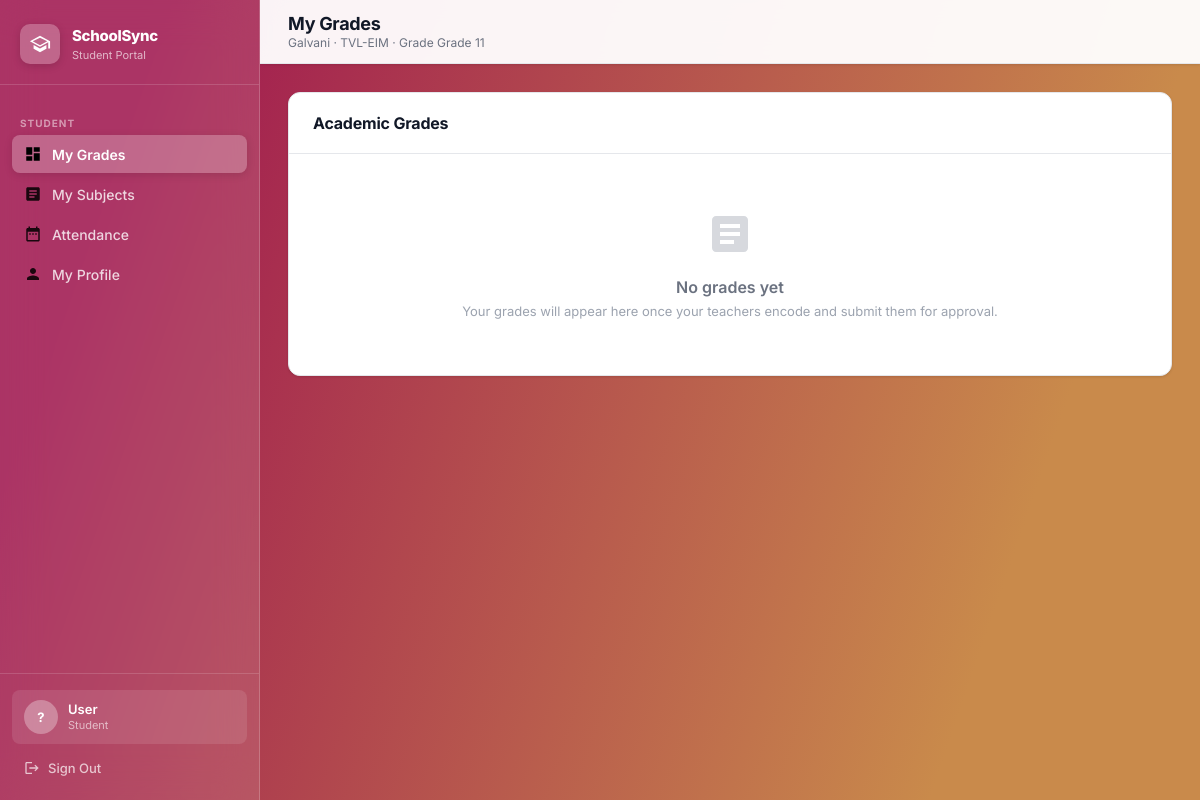
Screenshot of /student/dashboard (signed in) with the database file from the repository.
### tables this page shows
CREATE TABLE sections (
        id INTEGER PRIMARY KEY AUTOINCREMENT,
        grade_level TEXT NOT NULL, section_name TEXT NOT NULL, adviser_id INTEGER, student_limit INTEGER DEFAULT 40, strand_id INTEGER REFERENCES strands(id) ON DELETE SET NULL,
        FOREIGN KEY (adviser_id) REFERENCES teachers(id) ON DELETE SET NULL);

CREATE TABLE strands (
        id INTEGER PRIMARY KEY AUTOINCREMENT,
        strand_code TEXT UNIQUE NOT NULL, strand_name TEXT NOT NULL, description TEXT);

CREATE TABLE students (
            id               INTEGER PRIMARY KEY AUTOINCREMENT,
            student_id       TEXT UNIQUE NOT NULL,
            first_name       TEXT NOT NULL,
            last_name        TEXT NOT NULL,
            middle_name      TEXT,
            gender           TEXT,
            birthdate        TEXT,
            address          TEXT,
            contact_no       TEXT,
            email            TEXT,
            guardian_name    TEXT,
            guardian_contact TEXT,
            section_id       INTEGER,
            strand_id        INTEGER,
            grade_level      TEXT,
            enrollment_status TEXT DEFAULT 'Enrolled',
            created_at       TEXT DEFAULT (datetime('now')), password TEXT,
            FOREIGN KEY (section_id) REFERENCES sections(id) ON DELETE SET NULL,
            FOREIGN KEY (strand_id)  REFERENCES strands(id)  ON DELETE SET NULL
        );

### app.py (the view, shortened to what this page needs)
@app.route('/student/dashboard')
@student_required
def student_dashboard():
    conn    = get_db()
    sid     = session['student_session_id']
    student = conn.execute("""
        SELECT s.*, sec.section_name, sec.id AS sec_id,
               st.strand_code, st.strand_name
        FROM students s
        LEFT JOIN sections sec ON s.section_id=sec.id
        LEFT JOIN strands  st  ON s.strand_id=st.id
        WHERE s.id=?
    """, (sid,)).fetchone()
    subjects  = get_section_subjects(conn, student['sec_id']) if student['sec_id'] else []
    QUARTERS  = ['1st Term','2nd Term','3rd Term']
    sub_statuses = {}
    if student['sec_id']:
        rows = conn.execute(
            "SELECT subject_id, semester, quarter, status FROM grade_submissions WHERE section_id=?",
            (student['sec_id'],)
        ).fetchall()
        for r in rows:
            sub_statuses[(r['subject_id'], r['semester'] or '', r['quarter'])] = r['status']
    grades_raw = conn.execute(
        "SELECT subject_id, semester, quarter, written_works, performance_tasks, quarterly_assessment FROM grades WHERE student_id=?",
        (sid,)
    ).fetchall()
    grade_map = {}
    for g in grades_raw:
        grade_map.setdefault(g['subject_id'], {})[g['quarter']] = g
    subject_rows = []
    all_approved = []
    general_avg = round(sum(all_approved)/len(all_approved), 2) if all_approved else None
    honor       = honor_classification(general_avg)
    QUARTERS    = ['1st Term', '2nd Term', '3rd Term']
    schedule = conn.execute("""
        SELECT sc.id, sc.day, sc.time_start, sc.time_end, sc.room,
               sc.subject_id, sc.section_id,
               sub.subject_name, sub.subject_code,
               t.first_name||' '||t.last_name AS teacher_name,
               COALESCE(NULLIF(sc.semester,''), sub.semester) AS sem
        FROM schedules sc
        JOIN subjects  sub ON sc.subject_id=sub.id
        JOIN teachers  t   ON sc.teacher_id=t.id
        WHERE sc.section_id=?
        ORDER BY CASE sc.day WHEN 'Monday' THEN 1 WHEN 'Tuesday' THEN 2
            WHEN 'Wednesday' THEN 3 WHEN 'Thursday' THEN 4
            WHEN 'Friday' THEN 5 WHEN 'Saturday' THEN 6 ELSE 7 END, sc.time_start
    """, (student['sec_id'] or 0,)).fetchall()
    conn.close()
    return render_template('student_dashboard.html',
                           student=student, subject_rows=subject_rows,
                           quarters=QUARTERS, general_avg=general_avg,
                           honor=honor, passing_grade=PASSING_GRADE,
                           schedule=schedule)

### app.py (called while the page is built)
def get_db():
    conn = sqlite3.connect(DATABASE)
    conn.row_factory = sqlite3.Row
    conn.execute("PRAGMA foreign_keys = ON")
    return conn

def student_required(f):
    @wraps(f)
    def decorated(*args, **kwargs):
        if 'student_session_id' not in session:
            return redirect(url_for('login'))
        return f(*args, **kwargs)
    return decorated

def honor_classification(avg):
    if avg is None: return None
    if avg >= 97.5:  return 'With Highest Honors'
    if avg >= 94.5:  return 'With High Honors'
    if avg >= 89.5:  return 'With Honors'
    return None

### templates/student_dashboard.html (shortened to what this page needs)
{% extends "portal_layout.html" %}
{% block page_title %}My Grades{% endblock %}
{% block page_subtitle %}{{ student.section_name }}{% if student.strand_code %} · {{ student.strand_code }}{% endif %} · Grade {{ student.grade_level }}{% endblock %}
{% block content %}
<div class="content-card">
  <div class="card-header"><h2>Academic Grades</h2></div>
  {% if subject_rows %}
  <div style="overflow-x:auto;">
    <table class="grades-table">
      <thead>
        <tr>
          <th class="col-sub" style="min-width:180px;">Subject</th>
          {% for q in quarters %}<th>{{ q }}</th>{% endfor %}
          <th>Average</th>
          <th>Remarks</th>
        </tr>
      </thead>
      <tbody>
        {% for sr in subject_rows %}
        {% if sr.all_pending %}
        <tr class="pending-row">
          <td class="col-sub">
            <div style="font-weight:600;">{{ sr.subject.subject_name }}</div>
            <div style="font-size:11px;color:var(--text-muted);">{{ sr.subject.subject_code }}</div>
          </td>
          <td colspan="{{ quarters|length + 2 }}">
            <span class="submitted-msg">
              <svg viewBox="0 0 24 24" fill="currentColor" style="width:14px;height:14px;"><path d="M12 2C6.48 2 2 6.48 2 12s4.48 10 10 10 10-4.48 10-10S17.52 2 12 2zm1 15h-2v-2h2v2zm0-4h-2V7h2v6z"/></svg>
              Grades submitted — pending admin approval
            </span>
          </td>
        </tr>
        {% else %}
        <tr>
          <td class="col-sub">
            <div style="font-weight:600;">{{ sr.subject.subject_name }}</div>
            <div style="font-size:11px;color:var(--text-muted);">{{ sr.subject.subject_code }}</div>
          </td>
          {% for q in quarters %}{% set qd = sr.quarters[q] %}
          <td>
            {% if qd.visible and qd.grade is not none %}
              <span class="{{ 'grade-pass' if qd.grade >= passing_grade else 'grade-fail' }}">{{ '%.2f'|format(qd.grade) }}</span>
            {% else %}
              <span class="grade-none">—</span>
            {% endif %}
          </td>
          {% endfor %}
          <td>
            {% if sr.average is not none %}
              <span class="{{ 'grade-pass' if sr.passing else 'grade-fail' }}" style="font-size:14px;">{{ '%.2f'|format(sr.average) }}</span>
            {% else %}<span class="grade-none">—</span>{% endif %}
          </td>
          <td>
            {% if sr.average is not none %}
              <span style="color:{{ '#16a34a' if sr.passing else '#dc2626' }};font-weight:600;font-size:12px;">{{ 'PASSED' if sr.passing else 'FAILED' }}</span>
            {% else %}<span class="grade-none" style="font-size:12px;">—</span>{% endif %}
          </td>
        </tr>
        {% endif %}
        {% endfor %}
      </tbody>
    </table>
  </div>
  {% else %}
  <div class="empty-state">
    <svg viewBox="0 0 24 24" fill="currentColor"><path d="M19 3H5c-1.1 0-2 .9-2 2v14c0 1.1.9 2 2 2h14c1.1 0 2-.9 2-2V5c0-1.1-.9-2-2-2zm-5 14H7v-2h7v2zm3-4H7v-2h10v2zm0-4H7V7h10v2z"/></svg>
    <h3>No grades yet</h3>
    <p>Your grades will appear here once your teachers encode and submit them for approval.</p>
  </div>
  {% endif %}
</div>
{% endblock %}

### static/css/style.css (style rules this page uses)
:root { --brand-gradient: linear-gradient(109deg, rgba(160,24,80,1) 11.2%, rgba(201,138,75,1) 81.7%); --blue-course: linear-gradient(90deg, rgba(46,129,211,1) 0%, rgba(25,70,171,1) 100%); --teal-course: linear-gradient(90deg, rgba(76,187,149,1) 0%, rgba(38,117,105,1) 100%); --yellow-course: linear-gradient(90deg, rgba(241,218,0,1) 0%, rgba(233,164,0,1) 100%); --pink-course: linear-gradient(90deg, rgba(208,53,141,1) 0%, rgba(131,10,78,1) 100%); --dark-teal-course: linear-gradient(90deg, rgba(107,53,202,1) 0%, rgba(72,23,155,1) 100%); --medium-blue-course: linear-gradient(90deg, rgba(56,61,201,1) 0%, rgba(19,21,128,1) 100%); --mint-green-course: linear-gradient(90deg, rgba(87,209,218,1) 0%, rgba(41,123,146,1) 100%); --green-course: linear-gradient(90deg, rgba(87,219,56,1) 0%, rgba(52,164,50,1) 100%); --orange-course: linear-gradient(90deg, rgba(235,154,48,1) 0%, rgba(218,86,15,1) 100%); --slate-blue-course: linear-gradient(90deg, rgba(50,103,153,1) 0%, rgba(18,57,96,1) 100%); --dark-green-course: linear-gradient(90deg, rgba(49,123,100,1) 0%, rgba(22,71,79,1) 100%); --orange-red-course: linear-gradient(90deg, #f26a21 0%, #c0392b 100%); --sidebar-width: 260px; --header-height: 64px; --radius-sm: 8px; --radius-md: 12px; --radius-lg: 16px; --shadow-sm: 0 1px 3px rgba(0,0,0,.08), 0 1px 2px rgba(0,0,0,.04); --shadow-md: 0 4px 12px rgba(0,0,0,.10), 0 2px 4px rgba(0,0,0,.06); --shadow-lg: 0 10px 30px rgba(0,0,0,.14), 0 4px 8px rgba(0,0,0,.08); --text-primary: #111827; --text-secondary: #6b7280; --text-muted: #9ca3af; --border: #e5e7eb; --bg-page: #f3f4f6; --bg-white: #ffffff; --danger: #ef4444; --success: #22c55e; }
*,*::before,*::after { box-sizing:border-box;margin:0;padding:0 }
html { scroll-behavior:smooth }
body { font-family:'Inter',sans-serif;font-size:14px;color:var(--text-primary);background:var(--brand-gradient);min-height:100vh;-webkit-font-smoothing:antialiased }
.content-card { background:var(--bg-white);border-radius:var(--radius-md);box-shadow:var(--shadow-sm);border:1px solid var(--border);overflow:hidden }
.card-header { padding:20px 24px;border-bottom:1px solid var(--border);display:flex;align-items:center;justify-content:space-between;flex-wrap:wrap;gap:12px }
.card-header h2 { font-size:16px;font-weight:700;color:var(--text-primary);letter-spacing:-.2px }
.empty-state { text-align:center;padding:56px 24px;color:var(--text-muted) }
.empty-state svg { width:48px;height:48px;margin-bottom:16px;opacity:.4 }
.empty-state h3 { font-size:16px;font-weight:600;color:var(--text-secondary);margin-bottom:6px }
.empty-state p { font-size:13px }

### rows the page displays
sections: section_name "Galvani"
strands: strand_code "TVL-EIM"
students: grade_level "Grade 11"

### other values shown
{{ session.get('teacher_name') or session.get('student_name') or 'User' }} "User"
